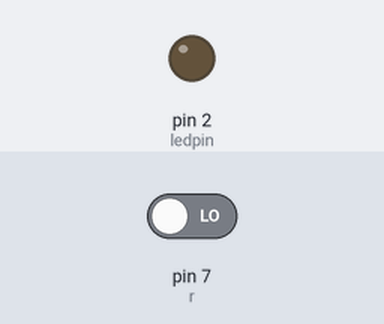
Recording of a sketch running on a simulated Arduino Uno, built with avr-gcc and run on an emulated ATmega328P. Parts: output pins drawn as LEDs (lit = HIGH). The test bench sets the inputs (shaded band); at power-on: pin 7 (r) LOW. What the sketch prints to the serial monitor is not drawn.

Above: at 1.2 s.
1.3 s: pin 7 (r) driven HIGH
At 1.7 s:
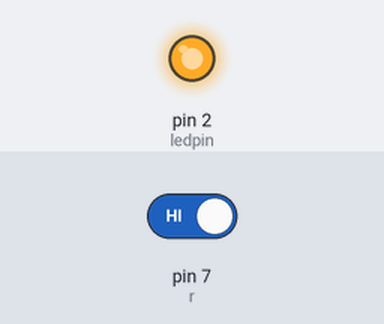
2.8 s: pin 7 (r) driven LOW
At 4.0 s:
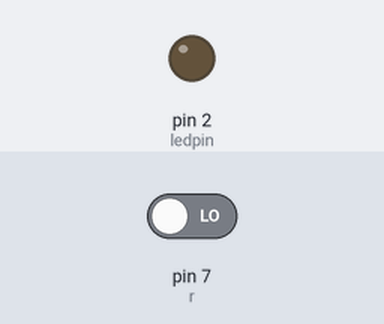
Timing chart, 0 to 5.8 s (numbered marks = the images above; inputs shaded):
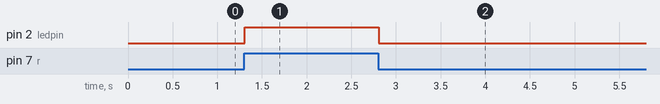

The sketch:

push_button_led_blink_exp2.ino
```cpp
int r=7;
int x;
int ledpin=2;
void setup() {
  // put your setup code here, to run once:
  Serial.begin(9600);
pinMode(r, INPUT);
pinMode(ledpin, OUTPUT);
}

void loop() {
  // put your main code here, to run repeatedly:
x=digitalRead(r);
Serial.println(x);
// delay(500);
if(x>=1){
  digitalWrite(ledpin, HIGH);
}
else{
  digitalWrite(ledpin, LOW);
}
// delay(500);
}
```

Measured:
- after the input at 1.3 s, pin 2 (ledpin): LOW → HIGH at once
- after the input at 2.8 s, pin 2 (ledpin): HIGH → LOW at once
